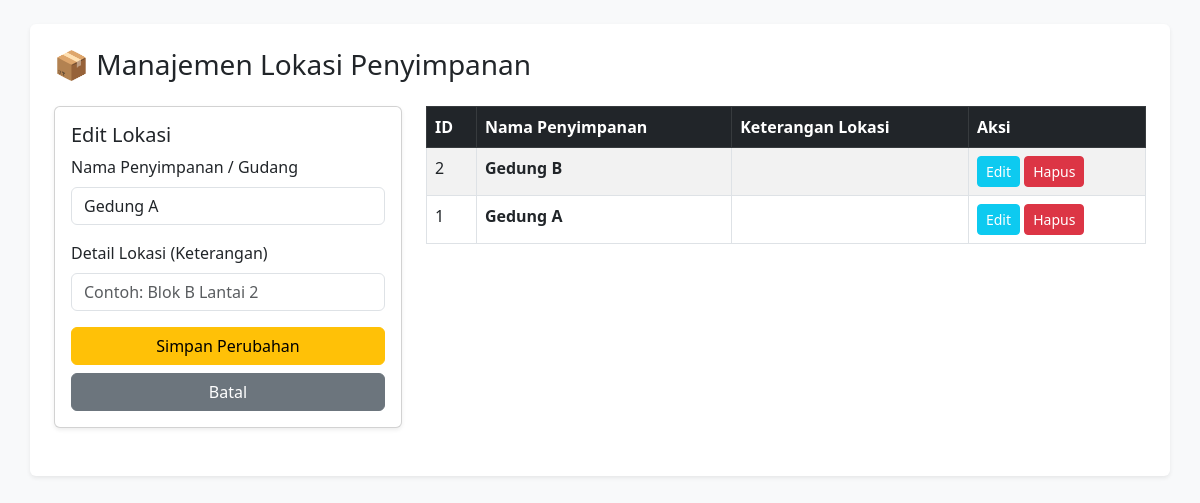
Screenshot of /admin/penyimpanan.php?edit=1 with the database file from the repository.
### tables this page shows
CREATE TABLE IF NOT EXISTS `penyimpanan` (
  `id` int(11) NOT NULL AUTO_INCREMENT,
  `nama_penyimpanan` varchar(100) NOT NULL,
  PRIMARY KEY (`id`)
);

### admin/penyimpanan.php (the view, shortened to what this page needs)
<?php
include '../koneksi.php';
$edit_data = null;
if (isset($_GET['edit'])) {
    $id_edit = $_GET['edit'];
    $res = mysqli_query($koneksi, "SELECT * FROM penyimpanan WHERE id='$id_edit'");
    $edit_data = mysqli_fetch_assoc($res);
}
$tampil = mysqli_query($koneksi, "SELECT * FROM penyimpanan ORDER BY id DESC");
?>
<!DOCTYPE html>
<html lang="id">
<head>
    <link href="https://cdn.jsdelivr.net/npm/bootstrap@5.3.0/dist/css/bootstrap.min.css" rel="stylesheet">
</head>
<body class="bg-light p-4">
<div class="container bg-white p-4 rounded shadow-sm">
    <h3 class="mb-4">📦 Manajemen Lokasi Penyimpanan</h3>
    <div class="row">
        <div class="col-md-4 mb-4">
            <div class="card p-3 shadow-sm">
                <h5><?= $edit_data ? 'Edit Lokasi' : 'Tambah Lokasi Baru' ?></h5>
                <form method="POST" action="">
                    <div class="mb-3">
                        <label class="form-label">Nama Penyimpanan / Gudang</label>
                        <input type="text" name="nama_penyimpanan" class="form-control" required value="<?= $edit_data ? $edit_data['nama_penyimpanan'] : ''; ?>" placeholder="Contoh: Gudang Utama A">
                    </div>
                    <div class="mb-3">
                        <label class="form-label">Detail Lokasi (Keterangan)</label>
                        <input type="text" name="lokasi" class="form-control" value="<?= $edit_data ? $edit_data['lokasi'] : ''; ?>" placeholder="Contoh: Blok B Lantai 2">
                    </div>
                    <button type="submit" name="<?= $edit_data ? 'ubah' : 'tambah' ?>" class="btn <?= $edit_data ? 'btn-warning' : 'btn-primary' ?> w-100">
                        <?= $edit_data ? 'Simpan Perubahan' : 'Tambah Data' ?>
                    </button>
                    <?php if ($edit_data) { echo '<a href="penyimpanan.php" class="btn btn-secondary w-100 mt-2">Batal</a>'; } ?>
                </form>
            </div>
        </div>
        <div class="col-md-8">
            <table class="table table-bordered table-striped">
                <thead class="table-dark">
                    <tr>
                        <th>ID</th>
                        <th>Nama Penyimpanan</th>
                        <th>Keterangan Lokasi</th>
                        <th>Aksi</th>
                    </tr>
                </thead>
                <tbody>
                    <?php while ($row = mysqli_fetch_assoc($tampil)) { ?>
                    <tr>
                        <td><?= $row['id']; ?></td>
                        <td><strong><?= htmlspecialchars($row['nama_penyimpanan']); ?></strong></td>
                        <td><?= htmlspecialchars($row['lokasi']); ?></td>
                        <td>
                            <a href="penyimpanan.php?edit=<?= $row['id']; ?>" class="btn btn-sm btn-info text-white">Edit</a>
                            <a href="penyimpanan.php?hapus=<?= $row['id']; ?>" class="btn btn-sm btn-danger" onclick="return confirm('Hapus lokasi ini?')">Hapus</a>
                        </td>
                    </tr>
                    <?php } ?>
                </tbody>
            </table>
        </div>
    </div>
</div>
</body>
</html>

### rows the page displays
penyimpanan: nama_penyimpanan "Gedung A", id "1"
penyimpanan: id "2", nama_penyimpanan "Gedung B"
